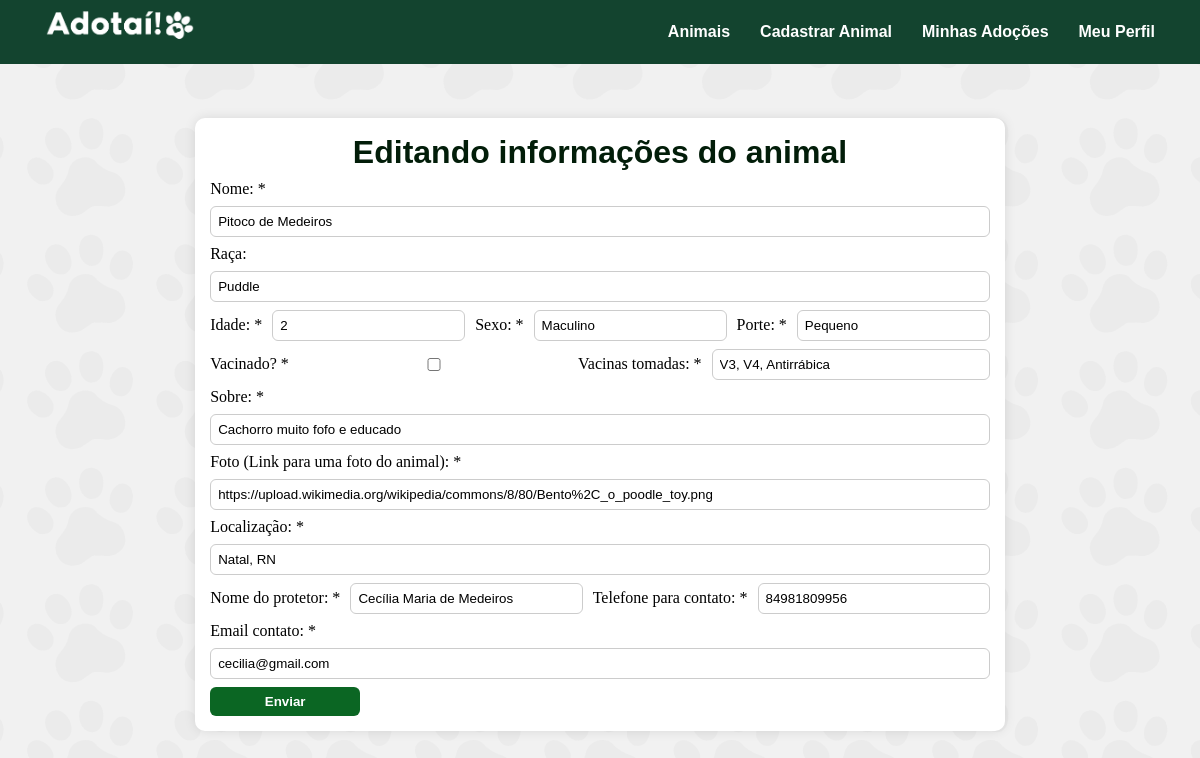
The page /animais/editar_animais/1 (signed in) on the database its author committed.
### models/animal.py (models this page shows, shortened)
class Animal(Base):
    __tablename__ = "animais"
    id: Mapped[int] = mapped_column(Integer, primary_key=True)
    nome: Mapped[str] = mapped_column(String(40), nullable=False)
    raca: Mapped[str] = mapped_column(String(40), nullable=False)
    idade: Mapped[int] = mapped_column(Integer, nullable=False)
    sexo: Mapped[str] = mapped_column(String(40), nullable=False)
    porte: Mapped[str] = mapped_column(String(40), nullable=False)
    vacinado: Mapped[bool] = mapped_column(Boolean, nullable=False)
    vacinas_tomadas: Mapped[str] = mapped_column(String(320), nullable=False)
    sobre: Mapped[str] = mapped_column(String(320), nullable=False)
    foto: Mapped[str] = mapped_column(String(700), nullable=False)
    localizacao: Mapped[str] = mapped_column(String(100), nullable=False)
    nome_protetor: Mapped[str] = mapped_column(String(320), nullable=False)
    telefone_contato: Mapped[str] = mapped_column(String(15), nullable=False)
    email_contato: Mapped[str] = mapped_column(String(100), unique=True, nullable=False)
    usuario_cad_id = mapped_column(Integer, ForeignKey("usuarios.id"), nullable=False)
    usuario = relationship("Usuario")

### controllers/animais_controller.py (the view, shortened to what this page needs)
@animais_bp.route('/editar_animais/<int:animal_id>', methods=["GET", "POST"])
@login_required
def editar_animais(animal_id):
    with Sessao_base() as sessao:
        animal = sessao.query(Animal).filter_by(id=animal_id).first()
        if not animal:
            flash("Animal não encontrado.", "error")
            return redirect(url_for('animais.animais'))
    return render_template('editar_animais.html', animal=animal)

### controllers/autenticacao_controller.py (called while the page is built)
@login_manager.user_loader
def load_user(user_id):
    with Sessao_base() as sessao:
        return sessao.get(Usuario, int(user_id))

### templates/editar_animais.html (shortened to what this page needs)
{% extends 'base.html'%}
{% block extra_css %}<link rel="stylesheet" href="{{ url_for('static', filename='editar_animal.css') }}">{% endblock %}
{% block conteudo %}
<div class="container">
    <div class="container3">
    <form action="{{ url_for('animais.editar_animais', animal_id=animal.id) }}" method="POST">
        <h1 style="margin-top: 1px; margin-bottom: 1px;">Editando informações do animal</h1>
        Nome: *<input type="text" name="nome_form" value="{{ animal.nome }}">
        Raça: <input type="text" name="raca_form" value="{{ animal.raca }}">
        <div class="linha">
            Idade: * <input type="number" name="idade_form" value="{{ animal.idade }}">
            Sexo: *<input type="text" name="sexo_form" value="{{ animal.sexo }}">
            Porte: *<input type="text" name="porte_form" value="{{ animal.porte }}">
        </div>
        <div class="linha">
        Vacinado? *<input type="checkbox" name="vacinado_form" {% if animal.vacinado %}checked{% endif %}>
        Vacinas tomadas: *<input type="text" name="vacinas_tomadas_form" value="{{ animal.vacinas_tomadas}}">
        </div>
        Sobre: *<input type="text" name="sobre_form" value="{{ animal.sobre }}">
        Foto (Link para uma foto do animal): *<input type="text" name="foto_form" value="{{ animal.foto }}">
        Localização: *<input type="text" name="localizacao_form" value="{{ animal.localizacao }}">
        <div class="linha">
            Nome do protetor: *<input type="text" name="nome_protetor_form" value="{{ animal.nome_protetor }}">
            Telefone para contato: *<input type="text" name="telefone_contato_form" value="{{ animal.telefone_contato }}">
        </div>
        Email contato: *<input type="text" name="email_contato_form" value="{{ animal.email_contato }}">
        <input type="submit" value="Enviar">
    </form>
    </div>
{% endblock %}

### static/menu.css (style rules this page uses)
h1, h2, h3, p, a { font-family:'Gill Sans', 'Gill Sans MT', Calibri, 'Trebuchet MS', sans-serif; }
.container form input[type="submit"] { background-color: #0B6623; color: white; font-weight: bold; border: none; cursor: pointer; width: 150px; }

### static/padrao.css (style rules this page uses)
body { margin: 0; min-height: 100vh; position: relative; }
body::before { content: ""; position: fixed; inset: 0; background-image: url("../static/img/fundo.svg"); background-repeat: no-repeat; background-position: center; background-size: cover; background-attachment: fixed; opacity: 0.4; z-index: -1; }
body { background-color: #f1f1f1; }
.container { display: flex; justify-content: center; width: 100%; height: 90vh; flex-direction: column; }
.linha { display: flex; justify-content: space-between; align-items: center; gap: 10px; }
.linha input { display: inline-block; width: 100%; flex: 1; }
.container3 { display: flex; justify-content: center; align-content: center; justify-self: center; align-self: center; width: 100%; height: fit-content; gap: 5%; margin: 50px; }
.container3 form { display: flex; flex-direction: column; justify-content: center; background: #fff; border-radius: 10px; width: 50%; height: fit-content; box-shadow: 0 0 12px rgba(0,0,0,0.1); gap: 8px; padding: 15px; }
.container3 form input { border-radius: 6px; border: 1px solid #ccc; padding: 7px; }

### static/padrao2.css (style rules this page uses)
body { margin: 0; min-height: 100vh; position: relative; }
body::before { content: ""; position: fixed; inset: 0; background-image: url("../static/img/fundo.svg"); background-repeat: no-repeat; background-position: center; background-size: cover; background-attachment: fixed; opacity: 0.4; z-index: -1; }
body { background-color: #f1f1f1; }
.container { display: flex; justify-content: flex-start; width: 100%; height: 90vh; flex-direction: column; }
.container h1 { text-align: center; color: #021d09; }

### static/editar_animal.css (style rules this page uses)
body { margin: 0; min-height: 100vh; position: relative; }
body::before { content: ""; position: fixed; inset: 0; background-image: url("../static/img/fundo.svg"); background-repeat: no-repeat; background-position: center; background-size: cover; background-attachment: fixed; opacity: 0.4; z-index: -1; }
body { background-color: #f1f1f1; }
.container { display: flex; justify-content: center; align-items: center; width: 100%; height: 90vh; flex-direction: column; }
.linha { display: flex; justify-content: space-between; align-items: center; gap: 10px; }
.linha input { display: inline-block; width: 100%; flex: 1; }
.container3 { display: flex; justify-content: center; align-items: center; width: 100%; height: fit-content; gap: 5%; margin: 0; }
.container3 form { display: flex; flex-direction: column; justify-content: center; justify-self: center; align-self: center; background: #fff; border-radius: 10px; width: fit-content; height: fit-content; box-shadow: 0 0 12px rgba(0,0,0,0.1); gap: 8px; padding: 15px; }
.container3 form input { border-radius: 6px; border: 1px solid #ccc; padding: 7px; }

### rows shown on the page
Animal: nome_form "Pitoco de Medeiros", raca_form "Puddle", idade_form "2", sexo_form "Maculino", porte_form "Pequeno", vacinas_tomadas_form "V3, V4, Antirrábica", sobre_form "Cachorro muito fofo e educado", foto_form "https://upload.wikimedia.org/wikipedia/commons/8/80/Bento%2C_o_poodle_toy.png", localizacao_form "Natal, RN", nome_protetor_form "Cecília Maria de Medeiros", telefone_contato_form "84981809956", email_contato_form "cecilia@gmail.com"
